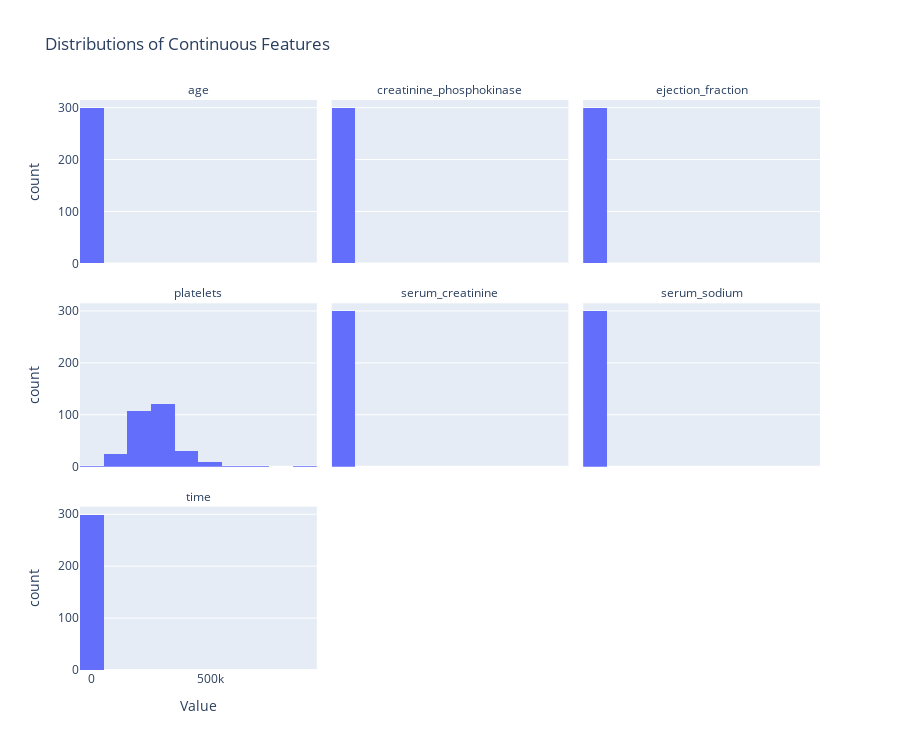

The cell this chart's notebook holds for it:
### Code cell
df_cont = df[continuous_cols].melt(var_name="Feature", value_name="Value")
fig_cont = px.histogram(
    df_cont, x="Value",
    facet_col="Feature", facet_col_wrap=3,
    nbins=15,
    title="Distributions of Continuous Features",
    height=750
)

fig_cont.for_each_annotation(lambda ann: ann.update(text=ann.text.split("=")[-1]))
fig_cont.update_layout(showlegend=False)
fig_cont.show()

### Figure 1 — Plotly figure (JSON) as saved in the notebook; plotly's stock layout.template omitted (floating-point values rounded to 4 significant figures; data arrays with more than 128 entries replaced by an {"elided": "..."} marker saying what was removed)
{"data": [{"alignmentgroup": "True", "bingroup": "x", "hovertemplate": "Feature=age<br>Value=%{x}<br>count=%{y}<extra></extra>", "legendgroup": "", "marker": {"color": "#636efa", "pattern": {"shape": ""}}, "name": "", "nbinsx": 15, "offsetgroup": "", "orientation": "v", "showlegend": false, "type": "histogram", "x": {"elided": "299 float values"}, "xaxis": "x7", "yaxis": "y7"}, {"alignmentgroup": "True", "bingroup": "x", "hovertemplate": "Feature=creatinine_phosphokinase<br>Value=%{x}<br>count=%{y}<extra></extra>", "legendgroup": "", "marker": {"color": "#636efa", "pattern": {"shape": ""}}, "name": "", "nbinsx": 15, "offsetgroup": "", "orientation": "v", "showlegend": false, "type": "histogram", "x": {"elided": "299 int values"}, "xaxis": "x8", "yaxis": "y8"}, {"alignmentgroup": "True", "bingroup": "x", "hovertemplate": "Feature=ejection_fraction<br>Value=%{x}<br>count=%{y}<extra></extra>", "legendgroup": "", "marker": {"color": "#636efa", "pattern": {"shape": ""}}, "name": "", "nbinsx": 15, "offsetgroup": "", "orientation": "v", "showlegend": false, "type": "histogram", "x": {"elided": "299 int values"}, "xaxis": "x9", "yaxis": "y9"}, {"alignmentgroup": "True", "bingroup": "x", "hovertemplate": "Feature=platelets<br>Value=%{x}<br>count=%{y}<extra></extra>", "legendgroup": "", "marker": {"color": "#636efa", "pattern": {"shape": ""}}, "name": "", "nbinsx": 15, "offsetgroup": "", "orientation": "v", "showlegend": false, "type": "histogram", "x": {"elided": "299 float values"}, "xaxis": "x4", "yaxis": "y4"}, {"alignmentgroup": "True", "bingroup": "x", "hovertemplate": "Feature=serum_creatinine<br>Value=%{x}<br>count=%{y}<extra></extra>", "legendgroup": "", "marker": {"color": "#636efa", "pattern": {"shape": ""}}, "name": "", "nbinsx": 15, "offsetgroup": "", "orientation": "v", "showlegend": false, "type": "histogram", "x": {"elided": "299 float values"}, "xaxis": "x5", "yaxis": "y5"}, {"alignmentgroup": "True", "bingroup": "x", "hovertemplate": "Feature=serum_sodium<br>Value=%{x}<br>count=%{y}<extra></extra>", "legendgroup": "", "marker": {"color": "#636efa", "pattern": {"shape": ""}}, "name": "", "nbinsx": 15, "offsetgroup": "", "orientation": "v", "showlegend": false, "type": "histogram", "x": {"elided": "299 int values"}, "xaxis": "x6", "yaxis": "y6"}, {"alignmentgroup": "True", "bingroup": "x", "hovertemplate": "Feature=time<br>Value=%{x}<br>count=%{y}<extra></extra>", "legendgroup": "", "marker": {"color": "#636efa", "pattern": {"shape": ""}}, "name": "", "nbinsx": 15, "offsetgroup": "", "orientation": "v", "showlegend": false, "type": "histogram", "x": {"elided": "299 int values"}, "xaxis": "x", "yaxis": "y"}], "layout": {"annotations": [{"font": {}, "showarrow": false, "text": "time", "x": 0.16, "xanchor": "center", "xref": "paper", "y": 0.2867, "yanchor": "bottom", "yref": "paper"}, {"font": {}, "showarrow": false, "text": "platelets", "x": 0.16, "xanchor": "center", "xref": "paper", "y": 0.6433, "yanchor": "bottom", "yref": "paper"}, {"font": {}, "showarrow": false, "text": "serum_creatinine", "x": 0.5, "xanchor": "center", "xref": "paper", "y": 0.6433, "yanchor": "bottom", "yref": "paper"}, {"font": {}, "showarrow": false, "text": "serum_sodium", "x": 0.84, "xanchor": "center", "xref": "paper", "y": 0.6433, "yanchor": "bottom", "yref": "paper"}, {"font": {}, "showarrow": false, "text": "age", "x": 0.16, "xanchor": "center", "xref": "paper", "y": 1.0, "yanchor": "bottom", "yref": "paper"}, {"font": {}, "showarrow": false, "text": "creatinine_phosphokinase", "x": 0.5, "xanchor": "center", "xref": "paper", "y": 1.0, "yanchor": "bottom", "yref": "paper"}, {"font": {}, "showarrow": false, "text": "ejection_fraction", "x": 0.84, "xanchor": "center", "xref": "paper", "y": 1.0, "yanchor": "bottom", "yref": "paper"}], "barmode": "relative", "height": 750, "legend": {"tracegroupgap": 0}, "showlegend": false, "title": {"text": "Distributions of Continuous Features"}, "xaxis": {"anchor": "y", "domain": [0, 0.32], "title": {"text": "Value"}}, "xaxis2": {"anchor": "y2", "domain": [0.34, 0.66], "matches": "x", "title": {"text": "Value"}}, "xaxis3": {"anchor": "y3", "domain": [0.68, 1.0], "matches": "x", "title": {"text": "Value"}}, "xaxis4": {"anchor": "y4", "domain": [0, 0.32], "matches": "x", "showticklabels": false}, "xaxis5": {"anchor": "y5", "domain": [0.34, 0.66], "matches": "x", "showticklabels": false}, "xaxis6": {"anchor": "y6", "domain": [0.68, 1.0], "matches": "x", "showticklabels": false}, "xaxis7": {"anchor": "y7", "domain": [0, 0.32], "matches": "x", "showticklabels": false}, "xaxis8": {"anchor": "y8", "domain": [0.34, 0.66], "matches": "x", "showticklabels": false}, "xaxis9": {"anchor": "y9", "domain": [0.68, 1.0], "matches": "x", "showticklabels": false}, "yaxis": {"anchor": "x", "domain": [0, 0.2867], "title": {"text": "count"}}, "yaxis2": {"anchor": "x2", "domain": [0, 0.2867], "matches": "y", "showticklabels": false}, "yaxis3": {"anchor": "x3", "domain": [0, 0.2867], "matches": "y", "showticklabels": false}, "yaxis4": {"anchor": "x4", "domain": [0.3567, 0.6433], "matches": "y", "title": {"text": "count"}}, "yaxis5": {"anchor": "x5", "domain": [0.3567, 0.6433], "matches": "y", "showticklabels": false}, "yaxis6": {"anchor": "x6", "domain": [0.3567, 0.6433], "matches": "y", "showticklabels": false}, "yaxis7": {"anchor": "x7", "domain": [0.7133, 1.0], "matches": "y", "title": {"text": "count"}}, "yaxis8": {"anchor": "x8", "domain": [0.7133, 1.0], "matches": "y", "showticklabels": false}, "yaxis9": {"anchor": "x9", "domain": [0.7133, 1.0], "matches": "y", "showticklabels": false}}}
